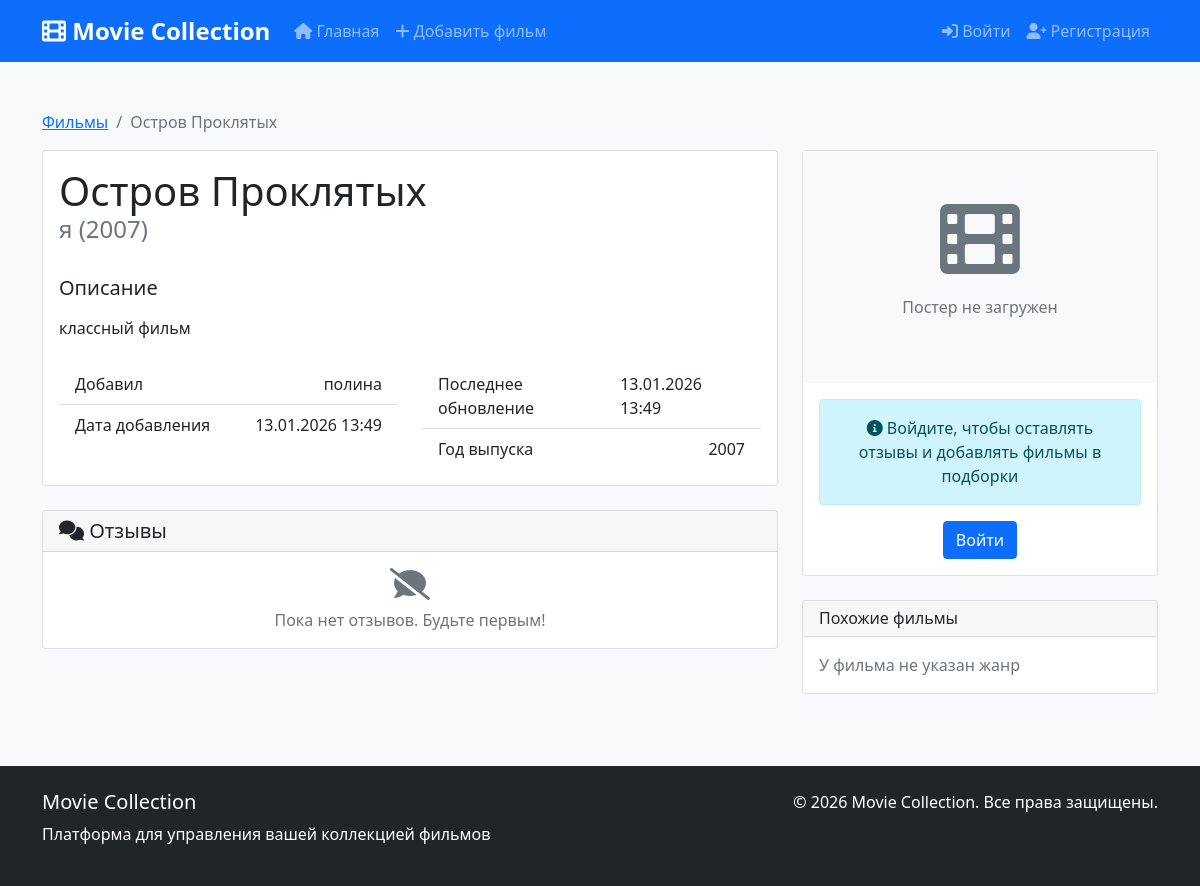
The page /movie/1/ on the database its author committed.
### movies/models.py (models this page shows, shortened)
class Movie(TimeStampedModel):
    title = models.CharField(
        _('Название фильма'),
        max_length=255
    )
    director = models.CharField(
        _('Режиссёр'),
        max_length=255
    )
    release_year = models.PositiveIntegerField(
        _('Год выпуска'),
        db_index=True,
        validators=[MinValueValidator(1888), MaxValueValidator(2100)]
    )
    genre = models.ForeignKey(
        Genre,
        on_delete=models.SET_NULL,
        null=True,
        blank=True,
        verbose_name=_('Жанр')
    )
    description = models.TextField(
        _('Описание'),
        blank=True
    )
    poster = models.ImageField(
        _('Постер'),
        upload_to='movie_posters/',
        null=True,
        blank=True
    )
    added_by = models.ForeignKey(
        User,
        on_delete=models.CASCADE,
        related_name='movies',
        verbose_name=_('Добавил пользователь')
    )
    class Meta:
        verbose_name = _('Фильм')
        verbose_name_plural = _('Фильмы')
        ordering = ['-created_at']
        unique_together = ['title', 'director', 'release_year']
    @property
    def average_rating(self):
        from django.db.models import Avg
        result = self.reviews.aggregate(average=Avg('rating'))
        return result['average'] or 0

### movies/views.py (the view)
# urls.py: path('movie/<int:pk>/', views.MovieDetailView.as_view(), name='movie_detail'),
class MovieDetailView(DetailView):
    model = Movie
    template_name = 'movies/movie_detail.html'
    context_object_name = 'movie'
    def get_context_data(self, **kwargs):
        context = super().get_context_data(**kwargs)
        context['reviews'] = self.object.reviews.select_related('user').order_by('-created_at')
        return context

### templates/movies/movie_detail.html (shortened to what this page needs)
{% extends 'base.html' %}
{% load static %}
{% block content %}
<div class="container mt-4">
    <nav aria-label="breadcrumb">
        <ol class="breadcrumb">
            <li class="breadcrumb-item"><a href="{% url 'movies:movie_list' %}">Фильмы</a></li>
            <li class="breadcrumb-item active">{{ movie.title }}</li>
        </ol>
    </nav>
    <div class="row">
        <div class="col-lg-8">
            <div class="card mb-4">
                <div class="card-body">
                    <div class="d-flex justify-content-between align-items-start mb-3">
                        <div>
                            <h1 class="card-title mb-1">{{ movie.title }}</h1>
                            <h4 class="card-subtitle text-muted">{{ movie.director }} ({{ movie.release_year }})</h4>
                        </div>
                    </div>
                    {% if movie.description %}
                        <div class="mb-4">
                            <h5>Описание</h5>
                            <p class="card-text">{{ movie.description|linebreaks }}</p>
                        </div>
                    {% endif %}
                    <div class="row">
                        <div class="col-md-6">
                            <ul class="list-group list-group-flush">
                                <li class="list-group-item d-flex justify-content-between">
                                    <span>Добавил</span>
                                    <span>{{ movie.added_by.username }}</span>
                                </li>
                                <li class="list-group-item d-flex justify-content-between">
                                    <span>Дата добавления</span>
                                    <span>{{ movie.created_at|date:"d.m.Y H:i" }}</span>
                                </li>
                            </ul>
                        </div>
                        <div class="col-md-6">
                            <ul class="list-group list-group-flush">
                                <li class="list-group-item d-flex justify-content-between">
                                    <span>Последнее обновление</span>
                                    <span>{{ movie.updated_at|date:"d.m.Y H:i" }}</span>
                                </li>
                                <li class="list-group-item d-flex justify-content-between">
                                    <span>Год выпуска</span>
                                    <span>{{ movie.release_year }}</span>
                                </li>
                            </ul>
                        </div>
                    </div>
                </div>
            </div>
            <div class="card">
                <div class="card-header d-flex justify-content-between align-items-center">
                    <h5 class="mb-0"><i class="fas fa-comments"></i> Отзывы</h5>
                </div>
                <div class="card-body">
                    {% if reviews %}
                        {% for review in reviews %}
                            <div class="border-bottom pb-3 mb-3">
                                <div class="d-flex justify-content-between align-items-start">
                                    <div>
                                        <h6 class="mb-1">{{ review.user.username }}</h6>
                                        <div class="text-warning mb-2">
                                            {% for i in "12345" %}
                                                {% if forloop.counter <= review.rating %}
                                                    <i class="fas fa-star"></i>
                                                {% else %}
                                                    <i class="far fa-star"></i>
                                                {% endif %}
                                            {% endfor %}
                                            <small class="text-muted ms-2">{{ review.created_at|date:"d.m.Y" }}</small>
                                        </div>
                                    </div>
                                </div>
                                {% if review.text %}
                                    <p class="mb-0">{{ review.text|linebreaks }}</p>
                                {% endif %}
                            </div>
                        {% endfor %}
                    {% else %}
                        <p class="text-muted text-center mb-0">
                            <i class="fas fa-comment-slash fa-2x mb-2 d-block"></i>
                            Пока нет отзывов. Будьте первым!
                        </p>
                    {% endif %}
                </div>
            </div>
        </div>
        <div class="col-lg-4">
            <div class="sticky-top" style="top: 20px;">
                <div class="card mb-4">
                    {% if movie.poster %}
                        <img src="{{ movie.poster.url }}" class="card-img-top" alt="{{ movie.title }}">
                    {% else %}
                        <div class="text-center p-5 bg-light">
                            <i class="fas fa-film fa-5x text-muted mb-3"></i>
                            <p class="text-muted">Постер не загружен</p>
                        </div>
                    {% endif %}
                    <div class="card-body text-center">
                        {% if user.is_authenticated %}
                            <div class="d-grid gap-2">
                                <button class="btn btn-primary" data-bs-toggle="modal" data-bs-target="#addReviewModal">
                                    <i class="fas fa-star"></i> Оценить фильм
                                </button>
                                <button class="btn btn-outline-primary" data-bs-toggle="modal" data-bs-target="#addToCollectionModal">
                                    <i class="fas fa-plus"></i> В подборку
                                </button>
                            </div>
                        {% else %}
                            <div class="alert alert-info">
                                <i class="fas fa-info-circle"></i>
                                Войдите, чтобы оставлять отзывы и добавлять фильмы в подборки
                            </div>
                            <a href="{% url 'login' %}?next={{ request.path }}" class="btn btn-primary">
                                Войти
                            </a>
                        {% endif %}
                    </div>
                </div>
                <div class="card">
                    <div class="card-header">
                        <h6 class="mb-0">Похожие фильмы</h6>
                    </div>
                    <div class="card-body">
                        {% if movie.genre %}
                            {% with similar_movies=movie.genre.movie_set.all %}
                                {% if similar_movies %}
                                    {% for similar in similar_movies %}
                                        {% if similar.pk != movie.pk %}
                                            <div class="mb-2">
                                                <a href="{% url 'movies:movie_detail' similar.pk %}" class="text-decoration-none">
                                                    {{ similar.title }} ({{ similar.release_year }})
                                                </a>
                                            </div>
                                        {% endif %}
                                    {% empty %}
                                        <p class="text-muted mb-0">Нет похожих фильмов</p>
                                    {% endfor %}
                                {% else %}
                                    <p class="text-muted mb-0">Нет похожих фильмов</p>
                                {% endif %}
                            {% endwith %}
                        {% else %}
                            <p class="text-muted mb-0">У фильма не указан жанр</p>
                        {% endif %}
                    </div>
                </div>
            </div>
        </div>
    </div>
</div>
{% endblock %}

### static/css/style.css (style rules this page uses)
body { font-family: 'Segoe UI', Tahoma, Geneva, Verdana, sans-serif; background-color: #f8f9fa; min-height: 100vh; display: flex; flex-direction: column; }
.btn-primary { background-color: #0d6efd; border-color: #0d6efd; }

### rows shown on the page
Movie: title "Остров Проклятых", director "я", release_year "2007", description "классный фильм", added_by.username "полина", created_at "13.01.2026 13:49", updated_at "13.01.2026 13:49"
